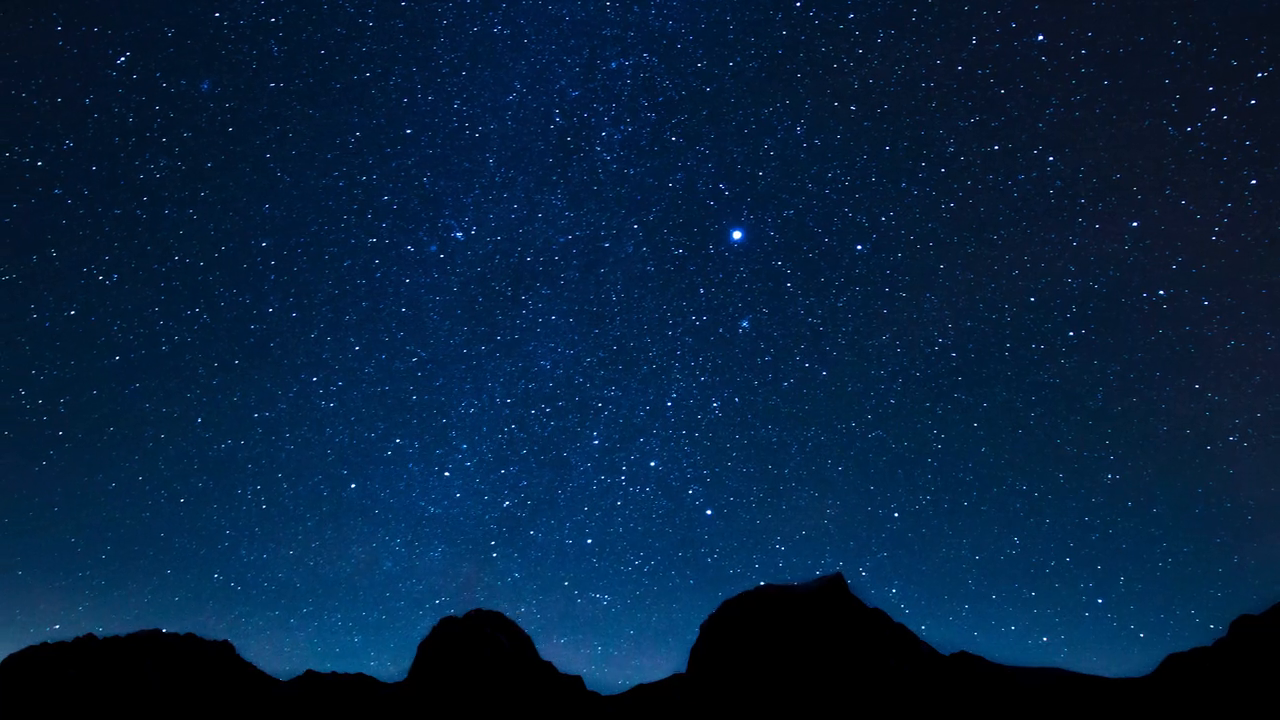
#> input picture frame 14 of OpenCV/02-basic/videos/Star.mp4, 1280 x 720 px
$ python 204-1-videoProp-pos.py
#> lines starting #> are read from the running program, lines starting #| are printed output that depends on the picture
import cv2 as cv
import os


os.chdir('02-basic\\videos')
cap = cv.VideoCapture('star.mp4')

# cv.CAP_PROP_POS_FRAMES
# 현재 프레임
print(cv.CAP_PROP_POS_FRAMES) # 언제나 1
print(cap.get(cv.CAP_PROP_POS_FRAMES)) # 0.0
cap.read() # 다음 프레임 읽기
print(cap.get(cv.CAP_PROP_POS_FRAMES)) # 1.0
cap.read() # 다음 프레임 읽기
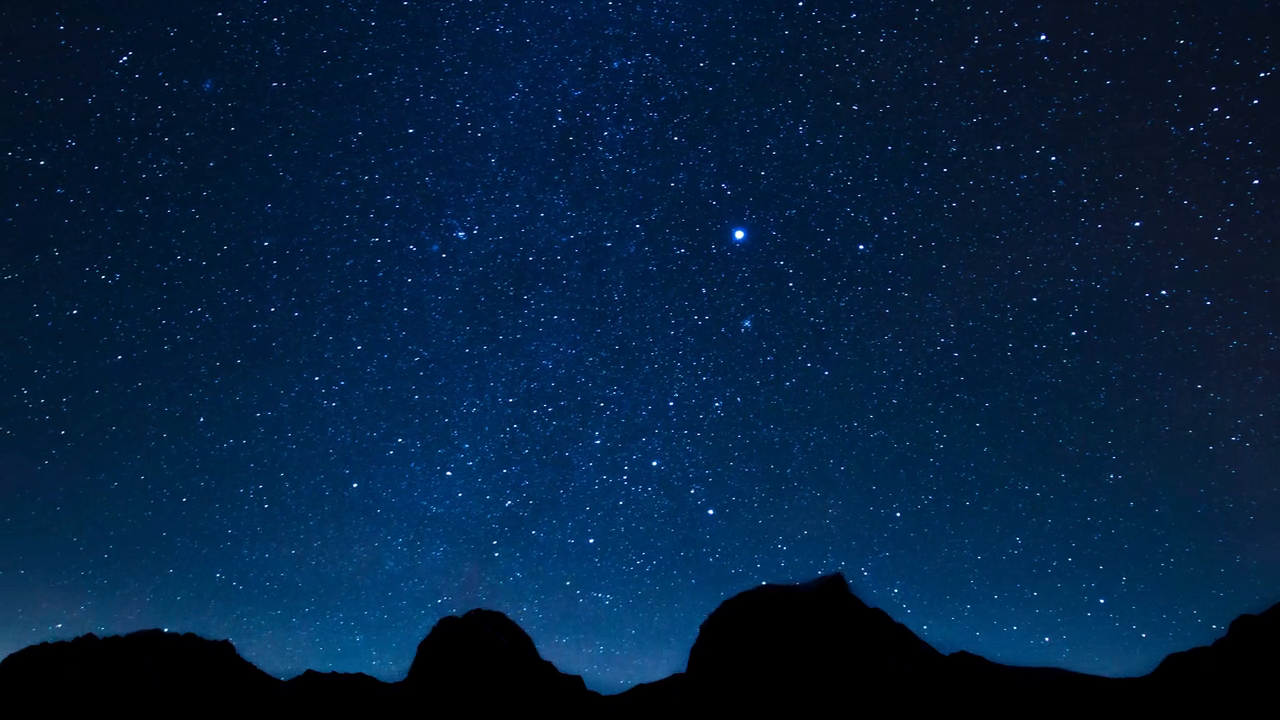
#> input picture frame 15 of OpenCV/02-basic/videos/Star.mp4, 1280 x 720 px
print(cap.get(cv.CAP_PROP_POS_FRAMES)) # 2.0
cap.read() # 다음 프레임 읽기
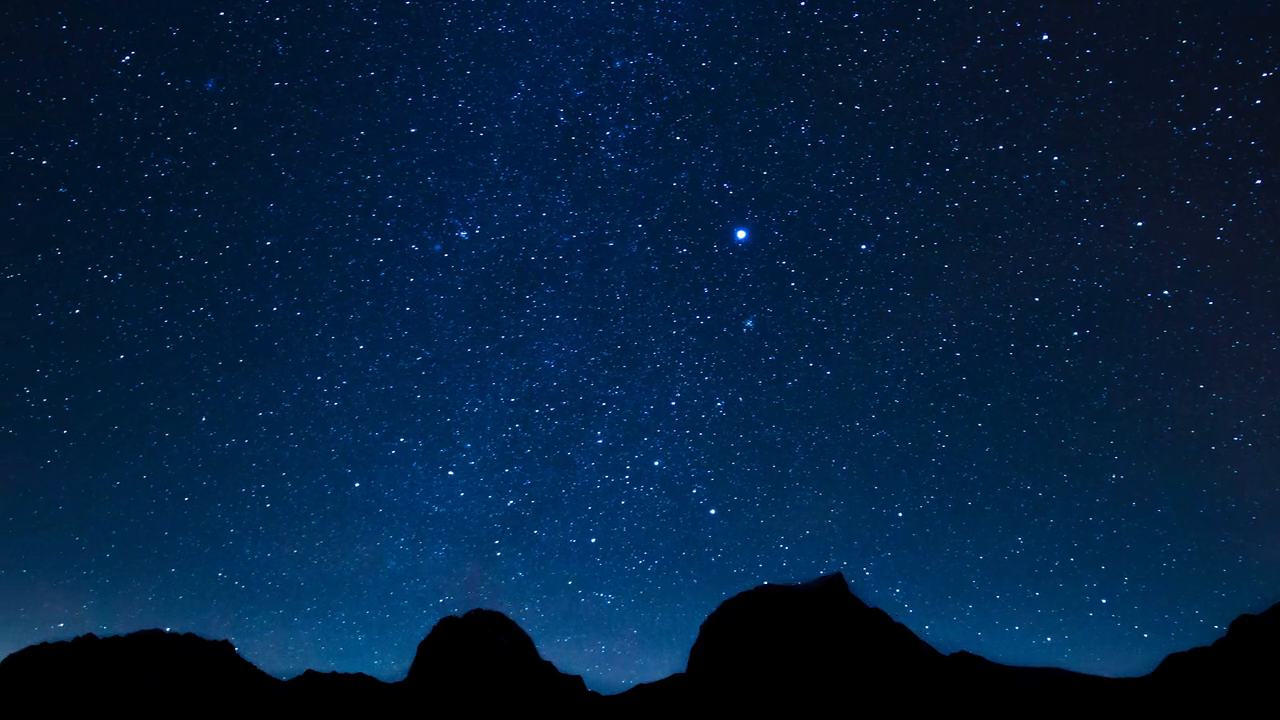
#> input picture frame 16 of OpenCV/02-basic/videos/Star.mp4, 1280 x 720 px
print(cap.get(cv.CAP_PROP_POS_FRAMES)) # 3.0

# cv.CAP_PROP_POS_MSEC
# 현재 밀리초
cap.open('star.mp4') # 새로 불러오자.
print(cap.get(cv.CAP_PROP_POS_MSEC)) # 0.0
cap.read() # 다음 프레임 읽기
print(cap.get(cv.CAP_PROP_POS_MSEC)) # 0.0
cap.read() # 다음 프레임 읽기
print(cap.get(cv.CAP_PROP_POS_MSEC)) # 41.708333333333336
cap.read() # 다음 프레임 읽기
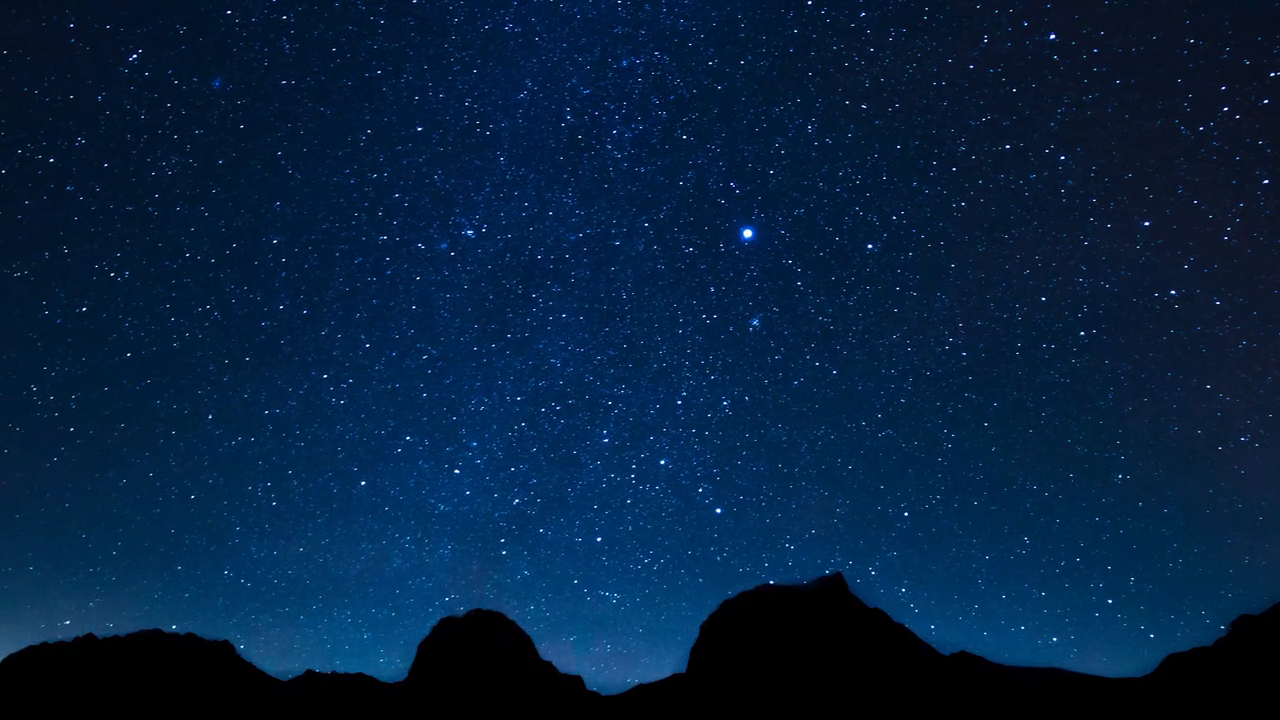
#> input picture frame 19 of OpenCV/02-basic/videos/Star.mp4, 1280 x 720 px
print(cap.get(cv.CAP_PROP_POS_MSEC)) # 83.41666666666667
cap.read() # 다음 프레임 읽기
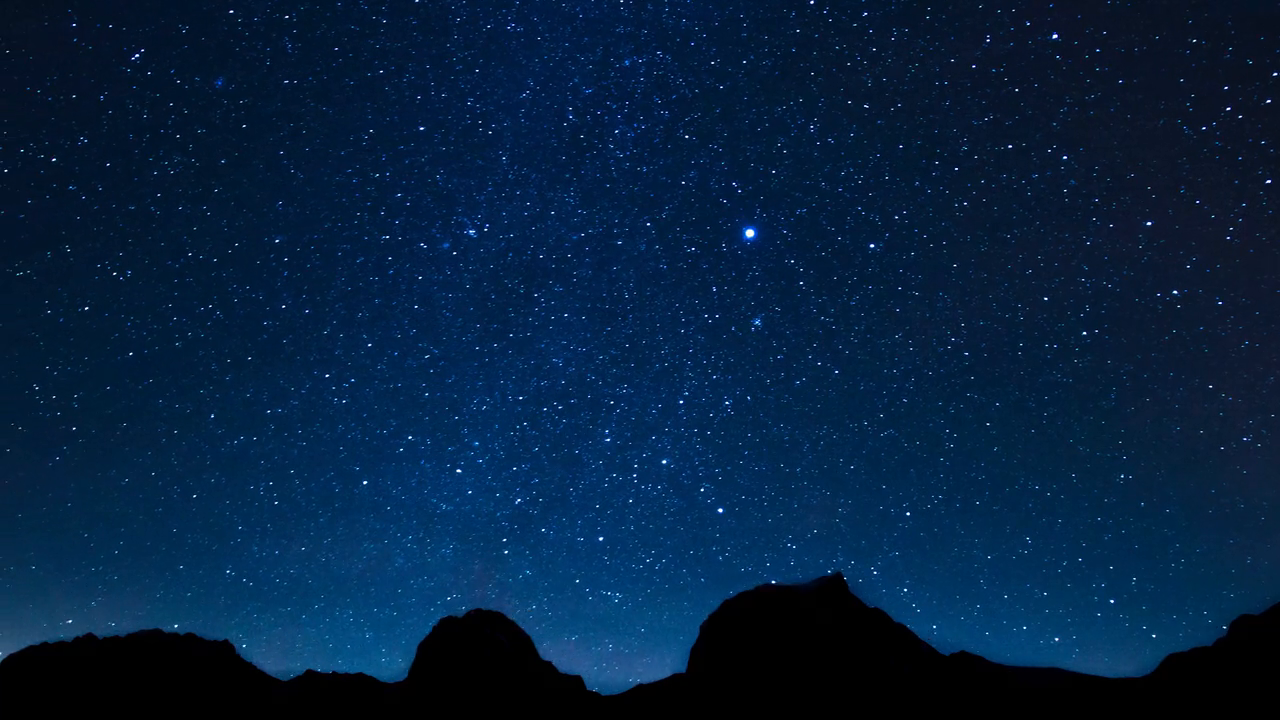
#> input picture frame 20 of OpenCV/02-basic/videos/Star.mp4, 1280 x 720 px
print(cap.get(cv.CAP_PROP_POS_MSEC)) # 125.12499999999999

# cv.CAP_PROP_POS_AVI_RATIO
# 동영상 내의 상대적 위치 (0.0 ~ 1.0)

$ run again, starting later in the video
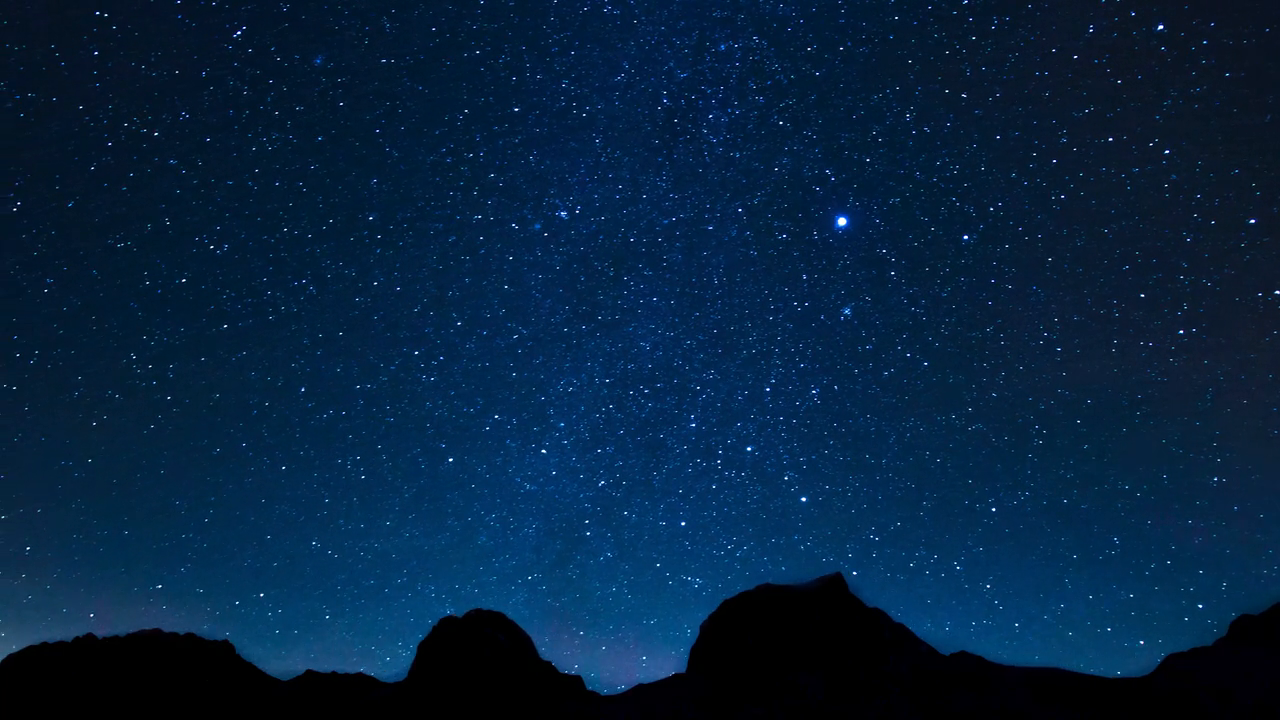
#> input picture frame 63 of OpenCV/02-basic/videos/Star.mp4, 1280 x 720 px
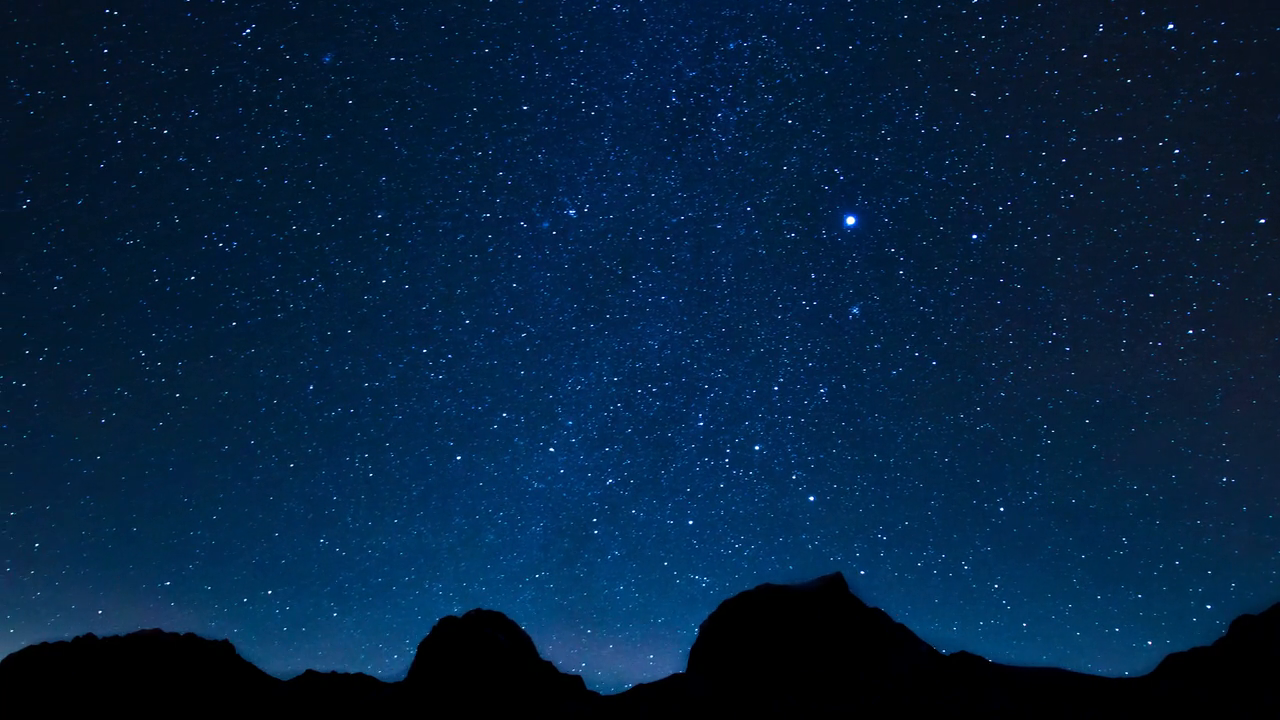
#> input picture frame 67 of OpenCV/02-basic/videos/Star.mp4, 1280 x 720 px
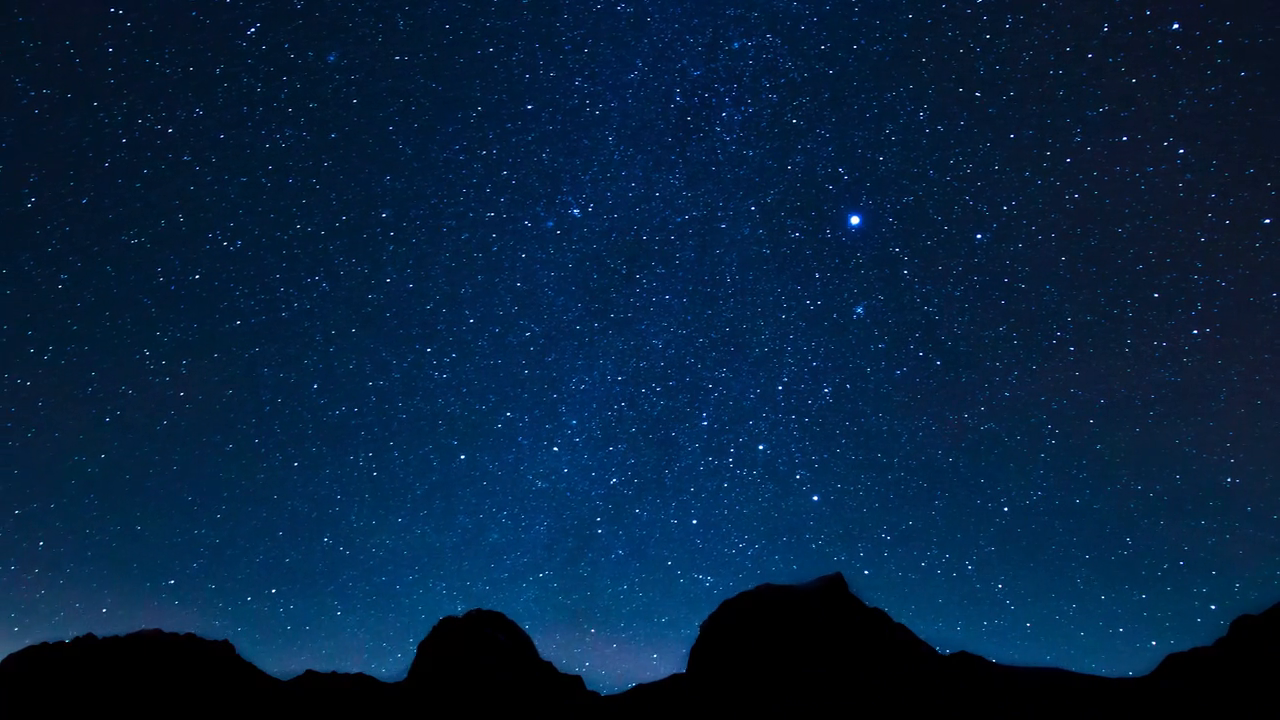
#> input picture frame 69 of OpenCV/02-basic/videos/Star.mp4, 1280 x 720 px

$ run again, starting later in the video
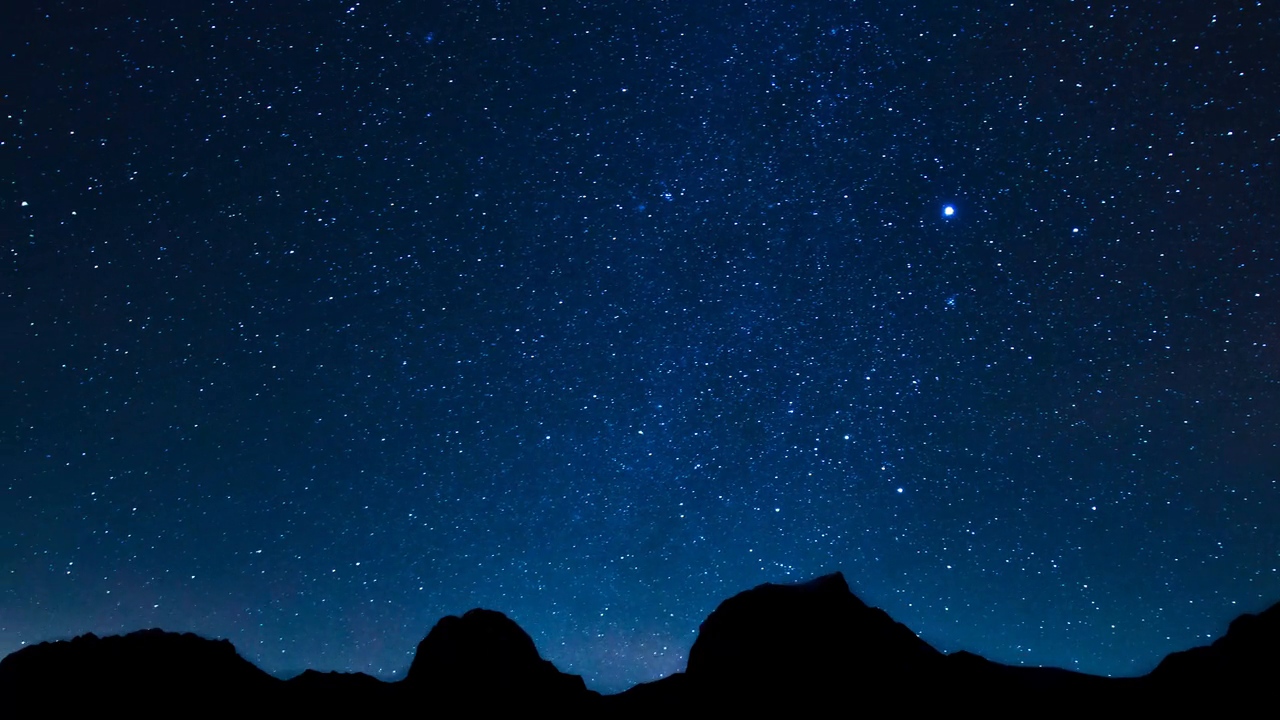
#> input picture frame 112 of OpenCV/02-basic/videos/Star.mp4, 1280 x 720 px
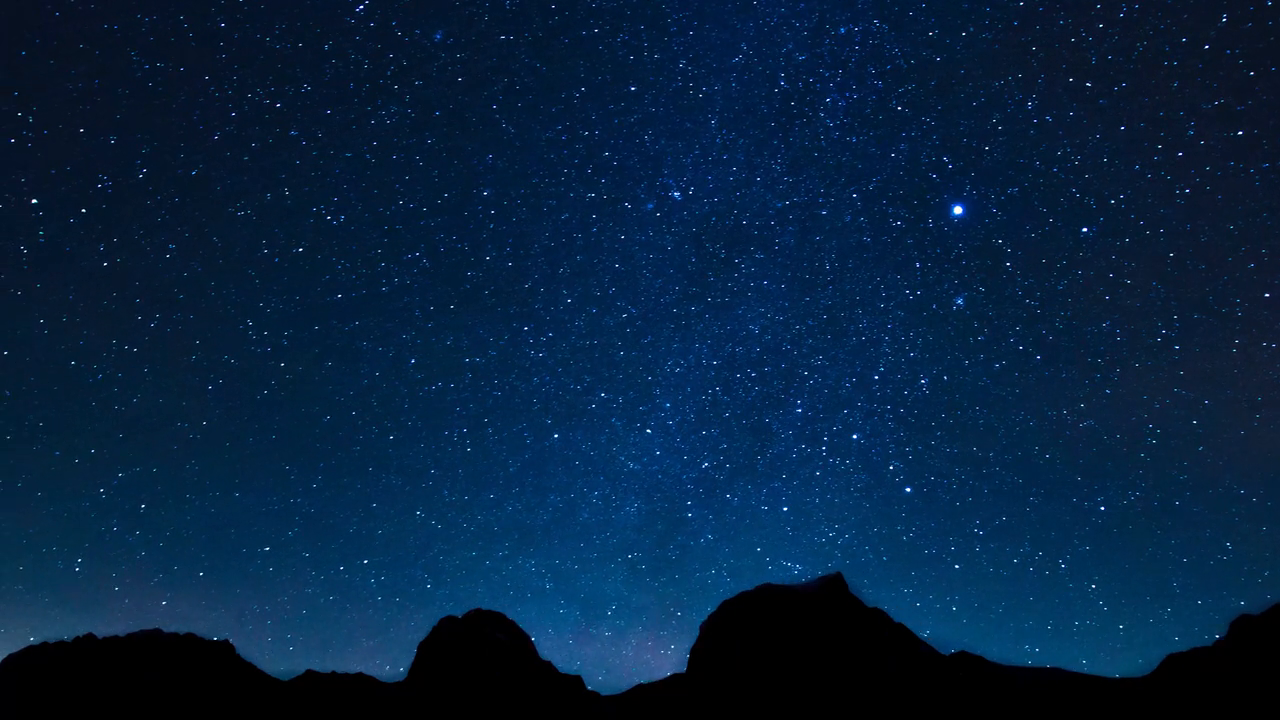
#> input picture frame 116 of OpenCV/02-basic/videos/Star.mp4, 1280 x 720 px
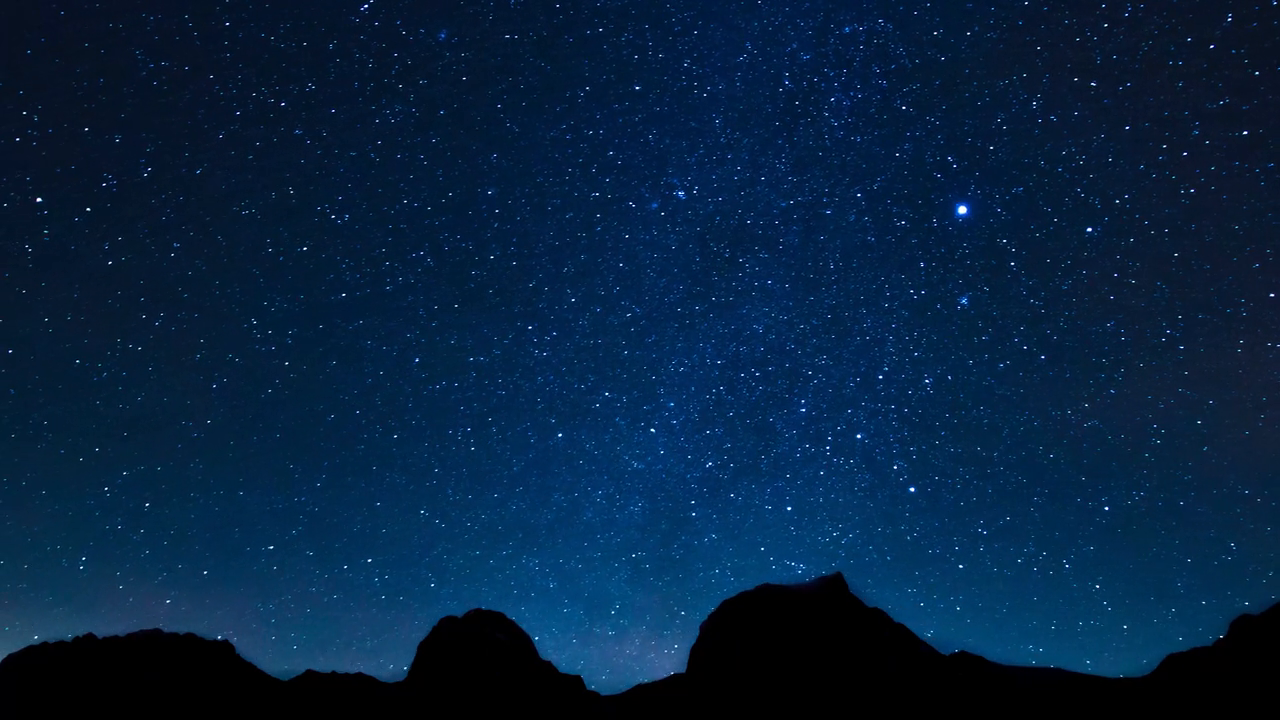
#> input picture frame 118 of OpenCV/02-basic/videos/Star.mp4, 1280 x 720 px
